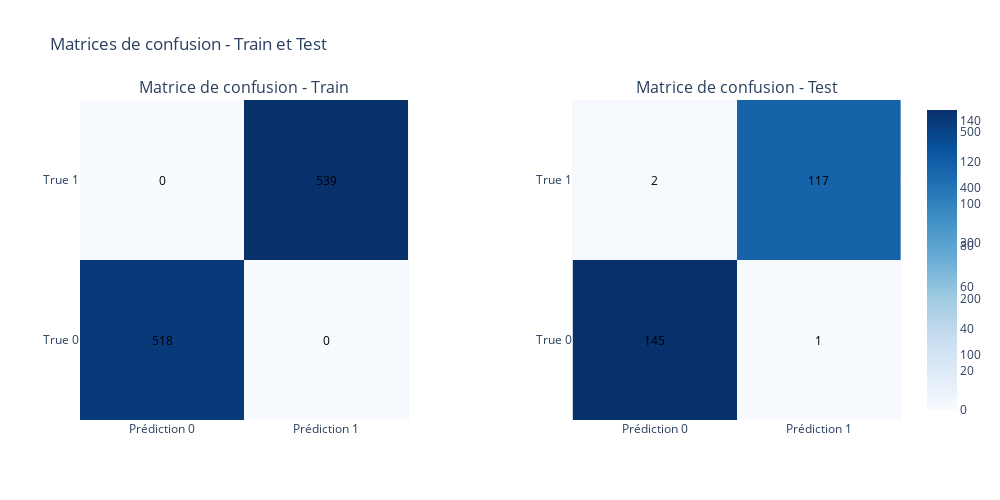
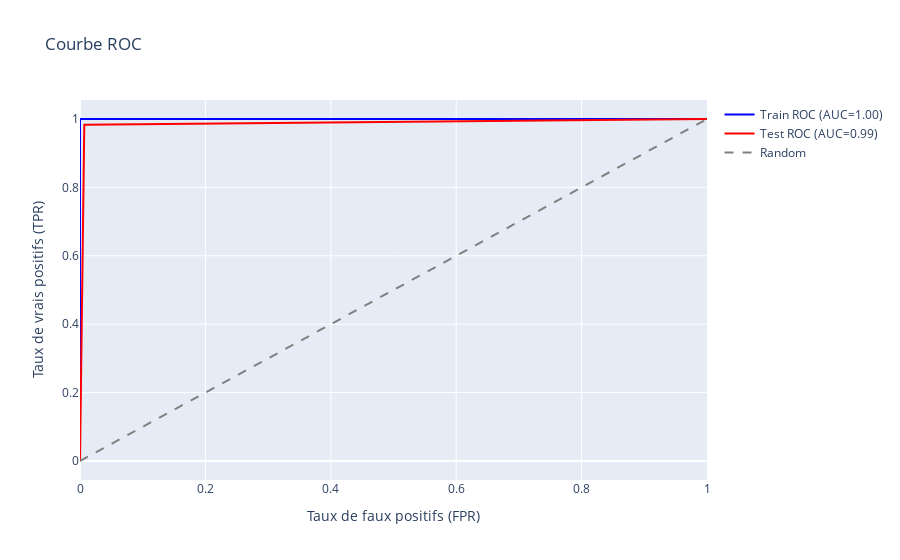

The notebook cell these images were saved under, in order:
### Code cell
evaluate_model(pipeline, X_train, y_train, X_test, y_test)

### Figure 1 — Plotly figure (JSON) as saved in the notebook; plotly's stock layout.template omitted (floating-point values rounded to 4 significant figures)
{"data": [{"colorscale": [[0, "rgb(247,251,255)"], [0.125, "rgb(222,235,247)"], [0.25, "rgb(198,219,239)"], [0.375, "rgb(158,202,225)"], [0.5, "rgb(107,174,214)"], [0.625, "rgb(66,146,198)"], [0.75, "rgb(33,113,181)"], [0.875, "rgb(8,81,156)"], [1, "rgb(8,48,107)"]], "showscale": true, "type": "heatmap", "x": ["Prédiction 0", "Prédiction 1"], "xaxis": "x", "y": ["True 0", "True 1"], "yaxis": "y", "z": [[518, 0], [0, 539]]}, {"colorscale": [[0, "rgb(247,251,255)"], [0.125, "rgb(222,235,247)"], [0.25, "rgb(198,219,239)"], [0.375, "rgb(158,202,225)"], [0.5, "rgb(107,174,214)"], [0.625, "rgb(66,146,198)"], [0.75, "rgb(33,113,181)"], [0.875, "rgb(8,81,156)"], [1, "rgb(8,48,107)"]], "showscale": true, "type": "heatmap", "x": ["Prédiction 0", "Prédiction 1"], "xaxis": "x2", "y": ["True 0", "True 1"], "yaxis": "y2", "z": [[145, 1], [2, 117]]}], "layout": {"annotations": [{"font": {"size": 16}, "showarrow": false, "text": "Matrice de confusion - Train", "x": 0.2, "xanchor": "center", "xref": "paper", "y": 1, "yanchor": "bottom", "yref": "paper"}, {"font": {"size": 16}, "showarrow": false, "text": "Matrice de confusion - Test", "x": 0.8, "xanchor": "center", "xref": "paper", "y": 1, "yanchor": "bottom", "yref": "paper"}, {"font": {"color": "black"}, "showarrow": false, "text": "518", "x": "Prédiction 0", "xref": "x", "y": "True 0", "yref": "y"}, {"font": {"color": "black"}, "showarrow": false, "text": "0", "x": "Prédiction 1", "xref": "x", "y": "True 0", "yref": "y"}, {"font": {"color": "black"}, "showarrow": false, "text": "0", "x": "Prédiction 0", "xref": "x", "y": "True 1", "yref": "y"}, {"font": {"color": "black"}, "showarrow": false, "text": "539", "x": "Prédiction 1", "xref": "x", "y": "True 1", "yref": "y"}, {"font": {"color": "black"}, "showarrow": false, "text": "145", "x": "Prédiction 0", "xref": "x2", "y": "True 0", "yref": "y2"}, {"font": {"color": "black"}, "showarrow": false, "text": "1", "x": "Prédiction 1", "xref": "x2", "y": "True 0", "yref": "y2"}, {"font": {"color": "black"}, "showarrow": false, "text": "2", "x": "Prédiction 0", "xref": "x2", "y": "True 1", "yref": "y2"}, {"font": {"color": "black"}, "showarrow": false, "text": "117", "x": "Prédiction 1", "xref": "x2", "y": "True 1", "yref": "y2"}], "height": 500, "title": {"text": "Matrices de confusion - Train et Test"}, "width": 1000, "xaxis": {"anchor": "y", "domain": [0, 0.4]}, "xaxis2": {"anchor": "y2", "domain": [0.6, 1]}, "yaxis": {"anchor": "x", "domain": [0, 1]}, "yaxis2": {"anchor": "x2", "domain": [0, 1]}}}

### Figure 2 — Plotly figure (JSON) as saved in the notebook; plotly's stock layout.template omitted (floating-point values rounded to 4 significant figures)
{"data": [{"line": {"color": "blue"}, "mode": "lines", "name": "Train ROC (AUC=1.00)", "type": "scatter", "x": [0.0, 0.0, 1.0], "y": [0.0, 1.0, 1.0]}, {"line": {"color": "red"}, "mode": "lines", "name": "Test ROC (AUC=0.99)", "type": "scatter", "x": [0.0, 0.006849, 1.0], "y": [0.0, 0.9832, 1.0]}, {"line": {"color": "gray", "dash": "dash"}, "mode": "lines", "name": "Random", "type": "scatter", "x": [0, 1], "y": [0, 1]}], "layout": {"title": {"text": "Courbe ROC"}, "xaxis": {"title": {"text": "Taux de faux positifs (FPR)"}}, "yaxis": {"title": {"text": "Taux de vrais positifs (TPR)"}}}}
